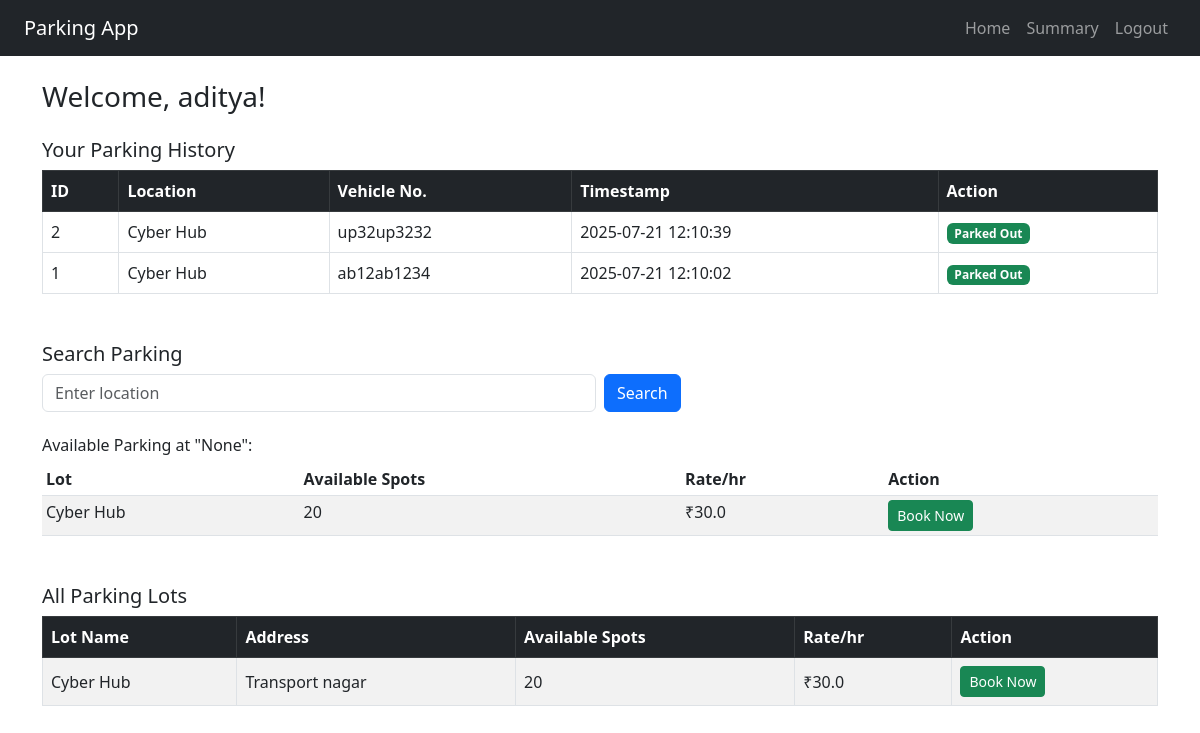
Screenshot of /user/dashboard (signed in) with the database file from the repository.
### app/models/user.py (models this page shows, shortened)
class User(db.Model):
    __tablename__ = 'user'
    id = db.Column(db.Integer, primary_key=True)
    username = db.Column(db.String(50), nullable=False)
    email = db.Column(db.String(120), unique=True, nullable=False)
    password_hash = db.Column(db.String(128), nullable=False)
    role = db.Column(db.String(10), nullable=False, default='user')  # either 'user' or 'admin'
    address = db.Column(db.String(255), nullable=True)
    pin = db.Column(db.String(10), nullable=True)

### app/models/parking_record.py (models this page shows, shortened)
class ParkingRecord(db.Model):
    __tablename__ = 'parking_record'
    id = db.Column(db.Integer, primary_key=True)
    user_id = db.Column(db.Integer, db.ForeignKey('user.id'), nullable=False)
    lot_id = db.Column(db.Integer, db.ForeignKey('parking_lot.id'))
    spot_id = db.Column(db.Integer, db.ForeignKey('parking_spot.id'))
    vehicle_no = db.Column(db.String(20))
    start_time = db.Column(db.DateTime, default=datetime.utcnow)
    end_time = db.Column(db.DateTime, nullable=True)
    status = db.Column(db.String(20), default='parked')  # parked, released, cancelled
    charge = db.Column(db.Float, default=0.0)
    lot = db.relationship('ParkingLot', backref='records')
    user = db.relationship('User', backref='parking_records')

### app/models/parking_lot.py (models this page shows, shortened)
class ParkingLot(db.Model):
    __tablename__ = 'parking_lot'
    id = db.Column(db.Integer, primary_key=True)
    name = db.Column(db.String(100), nullable=False)
    address = db.Column(db.String(150), nullable=False)
    pin = db.Column(db.String(6), nullable=False)
    rate = db.Column(db.Float, nullable=False)
    total_spots = db.Column(db.Integer, nullable=False, default=0)
    created_at = db.Column(db.DateTime, default=datetime.utcnow)
    spots = db.relationship('ParkingSpot', backref='lot', lazy=True, cascade='all, delete-orphan')
    @property
    def available_spots(self):
        return sum(1 for spot in self.spots if spot.is_available)

### app/models/parking_spot.py (models this page shows)
class ParkingSpot(db.Model):
    __tablename__ = 'parking_spot'
    id = db.Column(db.Integer, primary_key=True)
    lot_id = db.Column(db.Integer, db.ForeignKey('parking_lot.id'), nullable=False)
    spot_number = db.Column(db.String(20))
    is_available = db.Column(db.Boolean, default=True)
    rate_per_hour = db.Column(db.Float, default=10.0)
    records = db.relationship('ParkingRecord', backref='spot', lazy=True)

### app/routes/user.py (the view)
@user_bp.route('/dashboard')
def dashboard():
    if session.get('role') != 'user':
        return redirect(url_for('auth.login'))
    user_id = session.get('user_id')
    user = User.query.get(user_id)
    history = ParkingRecord.query.filter_by(user_id=user_id).order_by(ParkingRecord.start_time.desc()).all()
    parking_lots = ParkingLot.query.all()
    return render_template('user_home.html', user=user, history=history, parking_lots=parking_lots, search_location=None)

### app/templates/user_home.html (shortened to what this page needs)
{% extends "user_dashboard.html" %}
{% block content %}
<h3>Welcome, {{ user.username }}!</h3>
<h5 class="mt-4">Your Parking History</h5>
<table class="table table-bordered mt-2">
  <thead class="table-dark">
    <tr>
      <th>ID</th>
      <th>Location</th>
      <th>Vehicle No.</th>
      <th>Timestamp</th>
      <th>Action</th>
    </tr>
  </thead>
  <tbody>
   {% for record in history %}
<tr>
  <td>{{ record.id }}</td>
  <td>{{ record.lot.name }}</td>
  <td>{{ record.vehicle_no }}</td>
  <td>{{ record.start_time.strftime('%Y-%m-%d %H:%M:%S') }}</td>
  <td>
    {% if record.status == 'parked' %}
    <button
      class="btn btn-warning btn-sm"
      data-bs-toggle="modal"
      data-bs-target="#releaseModal"
      data-id="{{ record.id }}"
      data-spot="{{ record.spot_id }}"
      data-vehicle="{{ record.vehicle_no }}"
      data-start="{{ record.start_time.strftime('%Y-%m-%d %H:%M:%S') }}"
      data-cost="{{ record.charge or 'To be calculated' }}"
    >
      Release
    </button>
    {% else %}
    <span class="badge bg-success">Parked Out</span>
    {% endif %}
  </td>
</tr>
{% endfor %}
  </tbody>
</table>
<h5 class="mt-5">Search Parking</h5>
<form method="GET" action="{{ url_for('user.search_parking') }}" class="row g-2">
  <div class="col-md-6">
    <input type="text" class="form-control" name="name" placeholder="Enter location" required>
  </div>
  <div class="col-md-2">
    <button type="submit" class="btn btn-primary">Search</button>
  </div>
</form>
{% if parking_lots %}
<h6 class="mt-4">Available Parking at "{{ search_location }}":</h6>
<table class="table table-sm table-striped">
  <thead>
    <tr>
      <th>Lot</th>
      <th>Available Spots</th>
      <th>Rate/hr</th>
      <th>Action</th>
    </tr>
  </thead>
  <tbody>
    {% for lot in parking_lots %}
    <tr>
      <td>{{ lot.name }}</td>
      <td>{{ lot.available_spots }}</td>
      <td>₹{{ lot.rate }}</td>
      <td>
<button class="btn btn-success btn-sm"
        data-bs-toggle="modal"
        data-bs-target="#bookModal"
        data-lot="{{ lot.id }}"
        data-user="{{ user.id }}"
        data-lotname="{{ lot.name }}">
  Book Now
</button>
      </td>
    </tr>
    {% endfor %}
  </tbody>
</table>
{% endif %}
<h5 class="mt-5">All Parking Lots</h5>
<div class="table-responsive">
  <table class="table table-striped table-bordered align-middle">
    <thead class="table-dark">
      <tr>
        <th>Lot Name</th>
        <th>Address</th>
        <th>Available Spots</th>
        <th>Rate/hr</th>
        <th>Action</th>
      </tr>
    </thead>
    <tbody>
      {% for lot in parking_lots %}
      <tr>
        <td>{{ lot.name }}</td>
        <td>{{ lot.address }}</td>
        <td>{{ lot.available_spots }}</td>
        <td>₹{{ lot.rate }}</td>
        <td>
          <button class="btn btn-success btn-sm"
                  data-bs-toggle="modal"
                  data-bs-target="#bookModal"
                  data-lot="{{ lot.id }}"
                  data-user="{{ user.id }}"
                  data-lotname="{{ lot.name }}">
            Book Now
          </button>
        </td>
      </tr>
      {% endfor %}
    </tbody>
  </table>
</div>
{% endblock %}

### app/templates/user_dashboard.html (shortened to what this page needs)
<!DOCTYPE html>
<html lang="en">
<head>
  <link href="https://cdn.jsdelivr.net/npm/bootstrap@5.3.0/dist/css/bootstrap.min.css" rel="stylesheet">
</head>
<body>
  <nav class="navbar navbar-expand-lg navbar-dark bg-dark px-4">
    <a class="navbar-brand" href="#">Parking App</a>
    <div class="collapse navbar-collapse">
      <ul class="navbar-nav ms-auto">
        <li class="nav-item"><a class="nav-link" href="{{ url_for('user.dashboard') }}">Home</a></li>
        <li class="nav-item"><a class="nav-link" href="{{ url_for('user.summary') }}">Summary</a></li>
        <li class="nav-item"><a class="nav-link" href="{{ url_for('auth.logout') }}">Logout</a></li>
      </ul>
    </div>
  </nav>
  <div class="container mt-4">
    {% block content %}{% endblock %}
  </div>
</body>
</html>

### rows the page displays
User: username "aditya"
ParkingRecord: id "2", lot.name "Cyber Hub", vehicle_no "up32up3232", start_time "2025-07-21 12:10:39", status "Parked Out"
ParkingRecord: id "1", lot.name "Cyber Hub", vehicle_no "ab12ab1234", start_time "2025-07-21 12:10:02", status "Parked Out"
ParkingLot: name "Cyber Hub", available_spots "20", rate "30.0", address "Transport nagar"

### other values shown
{{ search_location }} "None"
